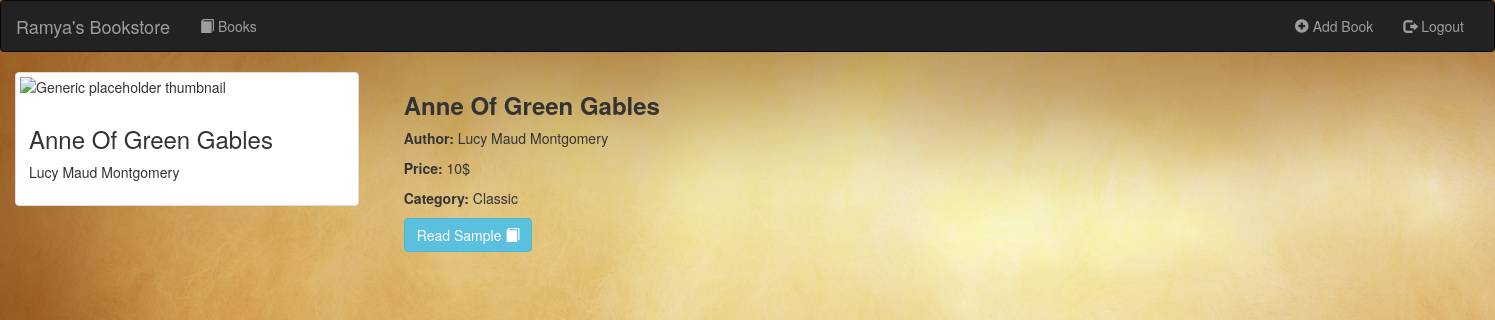
Page /books/1/ on the committed database.
### books/models.py (models this page shows, shortened)
class Book(models.Model):
    name = models.CharField(max_length=100)
    author = models.CharField(max_length=100)
    description = models.TextField(blank=True, null=True)
    price = models.CharField(max_length=100)
    type = models.CharField(max_length=100)
    book_image = models.CharField(max_length=1000)

### books/views.py (the view)
# urls.py: path('<int:pk>/',views.DetailView.as_view(),name='detail'),
class DetailView(generic.DetailView):
    model=Book
    template_name = 'books/detail.html'

### books/templates/books/detail.html
{% extends 'books/base.html' %}
{% block content %}
<div class="col-lg-3 col-md-4 col-sm-6 " >
  		<div class = "thumbnail">
         	<img src = "{{book.book_image}}" alt = "Generic placeholder thumbnail">
<div class = "caption">
      	   <h3>{{book.name}}</h3>
      	   <p>{{book.author}}</p>
         </div>
            </div>
</div>
<div class="col-lg-9 col-md-4 col-sm-6 " >
  		<div class="container" >
      	   <h3><b>{{book.name}}</b></h3>
      	   <p><b>Author:</b> {{book.author}}</p>
           <p><b>Price:</b> {{book.price}}$</p>
           <p><b>Category:</b> {{book.type}}</p>
            <a href = "{% url 'books:sample'  book.id  %}" class = "btn btn-info" role = "button">
     	          Read Sample <span class="glyphicon glyphicon-book"></span>
     	       </a>
		</div>
</div>
{% endblock %}

### books/static/books/style.css (style rules this page uses)
body { background-image: url('images/bg3.jpg') ; }

### rows in the picture
Book: name "Anne Of Green Gables", author "Lucy Maud Montgomery", price "10", type "Classic"
